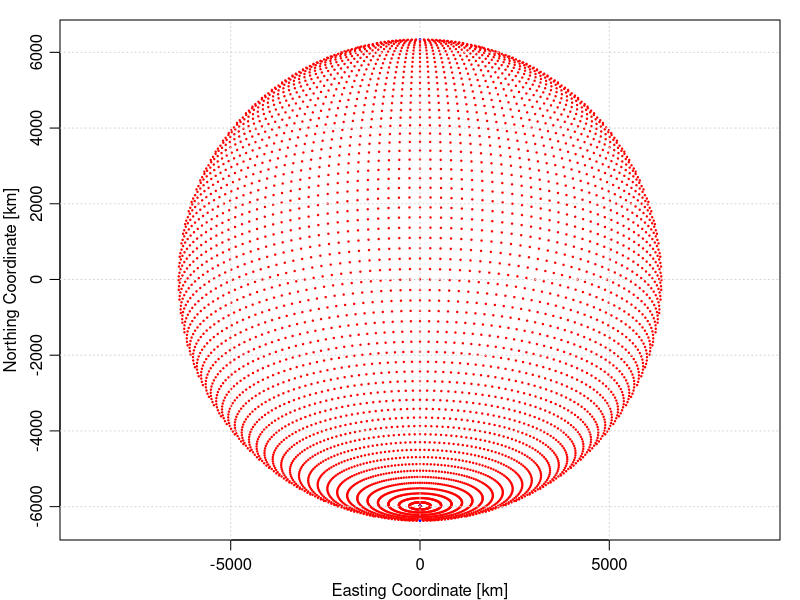

The R source for this figure:
# Demonstrate problem with +proj=ortho forward/backward
library(sf)
sessionInfo()
proj <- "+proj=ortho +lat_0=-20 +datum=WGS84 +no_defs"
proj0 <- "+proj=longlat +datum=WGS84 +no_defs"

grid <- expand.grid(lon=seq(-180,180,2.5), lat=seq(-90,90,2.5))
lonlat <- cbind(grid$lon, grid$lat)
xy <- sf_project(proj0, proj, lonlat, keep=TRUE)
LONLAT <- sf_project(proj, proj0, xy, keep=TRUE)
ok <- is.finite(LONLAT[,1]) & is.finite(LONLAT[,2])

par(mar=c(3,3,1,1), mgp=c(2,0.7,0))
plot(xy[,1]/1e3, xy[,2]/1e3, asp=1,
     xlab="Easting Coordinate [km]", ylab="Northing Coordinate [km]",
     pch=20, cex=0.3, col=ifelse(ok, "red", "blue"))
grid()
